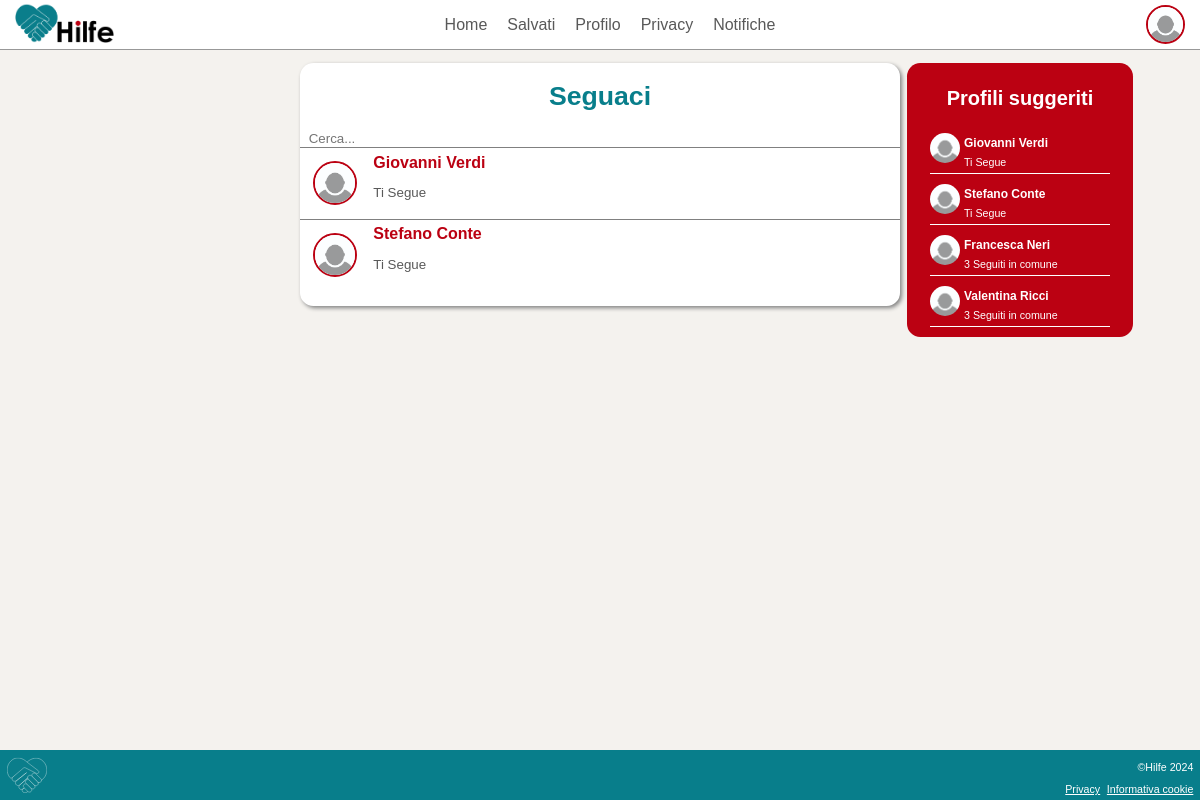
The app's page /website/follower.php?id=5 (signed in) with its own data.
### tables this page shows
CREATE TABLE IF NOT EXISTS `User` (
  `idUser` INT NOT NULL,
  `Name` VARCHAR(45) NULL,
  `Surname` VARCHAR(45) NULL,
  `PhoneNumber` VARCHAR(45) NULL,
  `Email` VARCHAR(45) NOT NULL,
  `Salt` VARCHAR(100) NULL,
  `Password` VARCHAR(500) NULL,
  `Bio` VARCHAR(45) NULL,
  `Birthday` DATE NULL,
  `PubKey` VARCHAR(45) NULL,
  `FotoProfilo` VARCHAR(100) NULL,
  `Username` VARCHAR(45) NOT NULL,
  `Address` VARCHAR(500) NULL,
  `AddressLat` DECIMAL(14,10) NULL,
  `AddressLong` DECIMAL(14,10) NULL,
  PRIMARY KEY (`idUser`),
  UNIQUE INDEX `Username_UNIQUE` (`Username` ASC) ,
  UNIQUE INDEX `Email_UNIQUE` (`Email` ASC) );

CREATE TABLE IF NOT EXISTS `Seguiti` (
  `idSeguace` INT NOT NULL,
  `idSeguito` INT NOT NULL,
  PRIMARY KEY (`idSeguace`, `idSeguito`),
  INDEX `fk_Seguiti_User2_idx` (`idSeguito` ASC) ,
  CONSTRAINT `fk_Seguiti_User1`
    FOREIGN KEY (`idSeguace`)
    REFERENCES `User` (`idUser`)
    ON DELETE NO ACTION
    ON UPDATE NO ACTION,
  CONSTRAINT `fk_Seguiti_User2`
    FOREIGN KEY (`idSeguito`)
    REFERENCES `User` (`idUser`)
    ON DELETE NO ACTION
    ON UPDATE NO ACTION);

### website/follower.php (called while the page is built, shortened)
<?php
require 'template/base.php';
?>

### website/db/databaseMySql.php (called while the page is built, shortened)
<?php
class DatabaseHelperMySql implements DatabaseHelper
{
    private $db;
    public function __construct($servername, $username, $password, $dbname)
    {
        $this->db = new mysqli($servername, $username, $password, $dbname);
    }
    public function getUserFromId($id)
    {
        $stmt = $this->db->prepare("SELECT * FROM User WHERE idUser = ?");
        $stmt->bind_param('i', $id);
        $stmt->execute();
        $result = $stmt->get_result();
        $result = $result->fetch_all(MYSQLI_ASSOC);
        if (count($result) > 0) {
            return $result[0];
        } else {
            return false;
        }
    }
    private function getPicFromId($id)
    {
        $stmt = $this->db->prepare("SELECT FotoProfilo FROM User WHERE idUser = ?");
        $stmt->bind_param('i', $id);
        $stmt->execute();
        $result = $stmt->get_result();
        $lines = $result->fetch_all(MYSQLI_ASSOC);
        if (count($lines) == 0 || $lines[0]["FotoProfilo"] == null) {
            return DEFAULT_PIC_PATH . DEFAULT_PIC;
        } else {
            return DEFAULT_PIC_PATH . $lines[0]["FotoProfilo"];
        }
    }
    public function getProfilePic($id)
    {
        return $this->getPicFromId($id);
    }
    public function getSuggestedUsers($n)
    {
        $suggestedUsers = [];
        if (isLogged()) {
            $stmt = $this->db->prepare("SELECT * FROM User, Seguiti WHERE idUser NOT IN (SELECT idSeguito FROM User, Seguiti WHERE idSeguace = ?) AND idSeguito = ? AND idSeguace=idUser LIMIT ?");
            $stmt->bind_param('iii', $_SESSION["idUser"], $_SESSION["idUser"], $n);
            $stmt->execute();
            $result = $stmt->get_result();
            $entries = $result->fetch_all(MYSQLI_ASSOC);
            foreach ($entries as $key => $entry) {
                $entries[$key]["seguace"] = 1;
            }
            $suggestedUsers = array_merge($suggestedUsers, $entries);
            if (count($suggestedUsers) < $n) {
                $selectedUserIdsString = implode(',', array_fill(0, count($suggestedUsers), '?'));
                $notInClause = empty($selectedUserIdsString) ? '' : "AND u.idUser NOT IN ($selectedUserIdsString)";
                $stmt = $this->db->prepare("
                    SELECT u.idUser, u.Name, u.Surname, COUNT(s1.idSeguito) AS NumSeguitiInComune
                    FROM User u
                    JOIN Seguiti s1 ON u.idUser = s1.idSeguito
                    JOIN Seguiti s2 ON s1.idSeguito = s2.idSeguace AND s2.idSeguito IN (SELECT idSeguito FROM Seguiti WHERE idSeguace = ?)
                    WHERE u.idUser <> ?
                    AND u.idUser NOT IN (SELECT idSeguito FROM Seguiti WHERE idSeguace = ?)
                    " . $notInClause . "
                    GROUP BY u.idUser, u.Name, u.Surname
                    ORDER BY NumSeguitiInComune DESC
                    LIMIT ?");
                $limitValue = $n - count($suggestedUsers);
                $params = array_merge([$_SESSION["idUser"], $_SESSION["idUser"], $_SESSION["idUser"]], array_column($suggestedUsers, 'idUser'));
                $params = array_merge($params, [$limitValue]);
                $types = 'iii' . str_repeat('s', count($suggestedUsers)) . 'i';
                $stmt->bind_param($types, ...$params);
                $stmt->execute();
                $result = $stmt->get_result();
                $suggestedUsers = array_merge($suggestedUsers, $result->fetch_all(MYSQLI_ASSOC));
            }
            return $suggestedUsers;
        }
    }
    public function addDescription($users)
    {
        $suggestedUsers = [];
        if (isLogged()) {
            foreach ($users as $user) {
                $userData = $this->getUserFromId($user);
                if ($user == $_SESSION["idUser"]) {
                    $userData["seiTu"] = 1;
                } else if ($this->followsMe($user)) {
                    $userData["seguace"] = 1;
                } else if ($this->followInCommon($user) > 0) {
                    $userData["NumSeguitiInComune"] = $this->followInCommon($user);
                } else {
                    $userData["Motivazione"] = CUTE_PHRASES[array_rand(CUTE_PHRASES)];
                }
                $suggestedUsers[] = $userData;
            }
            return $suggestedUsers;
        }
    }
    public function followsMe($otherUserId)
    {
        if (isLogged()) {
            $stmt = $this->db->prepare("SELECT COUNT(*) FROM Seguiti WHERE idSeguito = ? AND idSeguace = ?");
            $stmt->bind_param('ii', $_SESSION["idUser"], $otherUserId);
            $stmt->execute();
            $result = $stmt->get_result();
            $count = $result->fetch_row()[0];
            return $count > 0;
        } else {
            return false;
        }
    }
    public function getFollower($id)
    {
        $stmt = $this->db->prepare("SELECT * FROM Seguiti WHERE idSeguito = ?");
        $stmt->bind_param('i', $id);
        $stmt->execute();
        $result = $stmt->get_result();
        return $result->fetch_all(MYSQLI_ASSOC);
    }
}
$dbh = new DatabaseHelperMySql("localhost", "root", "", "HilfeDb", 3306);

### website/template/profilePreview.php (the view, shortened to what this page needs)
<a href="profiloUtente.php/<?php echo $user["idUser"] ?>" class="infoUser">
            <img src="../<?php echo $dbh->getProfilePic($user["idUser"]);?>" alt="immagine profilo di <?php echo $user["Name"] ?> <?php echo $user["Surname"] ?>">
            <div class="profile">
                <span><?php echo $user["Name"] ?> <?php echo $user["Surname"] ?></span>
                <p class="amici"><?php
                if(isset($user["seguace"])){ echo "Ti Segue";}
                if(isset($user["NumSeguitiInComune"])){ echo $user["NumSeguitiInComune"]." Seguiti in comune";}
                ?></p>
            </div>
        </a>

### website/template/follower-list.php (shortened to what this page needs)
<div class="centralContent">
    <main class="followers_seguiti">
        <h1>Seguaci</h1>
        <input id="search" class="search" type="search" placeholder="Cerca...">
        <ul id="elencoFollowers_seguiti" class="elencoFollowers_seguiti">
            <?php
            $followingIds = array_column($dbh->getFollower(isset($_GET["id"]) ? $_GET["id"] : 1), 'idSeguace');
            foreach ($dbh->addDescription($followingIds) as $user) : ?>
                <li class="follower"><a href="profiloUtente.php?id=<?php echo $user["idUser"] ?>"><img src="../<?php echo $dbh->getProfilePic($user["idUser"]); ?>" alt="Foto profilo">
                        <div class="infoUtente"><span><?php echo $user["Name"] . " " . $user["Surname"] ?></span>
                            <p class="testo">
                                <?php if (isset($user["seiTu"])) {
                                if (isset($user["seguace"])) {
                                    echo "Ti Segue";
                                }
                                } ?>
                            </p>
                        </div>
                    </a></li>
            <?php endforeach; ?>
        </ul>
    </main>
    <?php include 'suggestions.php'; ?>
</div>

### website/template/suggestions.php
<aside class="rightAside">
    <h2>Profili suggeriti</h2>
    <?php foreach ($dbh->getSuggestedUsers(START_SUGGESTED_USERS) as $user) : ?>
        <?php require 'profilePreview.php'; ?>
    <?php endforeach; ?>
</aside>

### css/style.css (style rules this page uses)
:root { --hilfeGrey: #595959; --hilfeRed: #bb0112; --hilfeBlue: #087e8b; }
body { font-family: "Helvetica"; margin: 1pt; display: flex; flex-direction: column; min-height: 100dvh; margin: 0; padding: 0; background-color: #f4f2ee; }
.centralContent { flex: 1; }

### css/styleLayoutDesktop.css (style rules this page uses)
.centralContent { display: flex; flex-direction: column; align-items: center; }
h2 { font-size: 15pt; font-weight: bold; color: white; padding: 5pt; }
.rightAside { display: none; }
@media screen and (min-width: 768px) { .centralContent { justify-content: center; flex-direction: row; align-items: flex-start; margin-top: 10pt; } }
@media screen and (min-width: 768px) { .rightAside, .leftAside { width: 20%; max-width: 200px; display: flex; flex-direction: column; justify-content: center; align-items: center; background-color: var(--hilfeRed); border-radius: 10pt; margin-left: 5pt; vertical-align: top; padding: 0 10pt; height: fit-content; } }
@media screen and (min-width: 768px) { .infoUser { width:90%; display: flex; margin-bottom: 10px; border-bottom: 1px solid white; text-decoration: none; color: white; } }
@media screen and (min-width: 768px) { .infoUser p { margin: 5px 0; } }
@media screen and (min-width: 768px) { .infoUser img { width: 30px; height:30px; border-radius: 50%; float:left; margin-right: 3pt; } }
@media screen and (min-width: 768px) { .profile { display:inline-block; } }
@media screen and (min-width: 768px) { .profile span { width:100%; text-decoration: none; color:white; font-size: 9pt; margin-top: 2pt; font-weight: bold; } }
@media screen and (min-width: 768px) { .profile p { color:white; width: 100%; } }
@media screen and (min-width: 768px) { .amici { font-size: 8pt; } }
@media screen and (min-width: 768px) { aside a { float: left; } }

### css/styleFollowersSeguiti.css (style rules this page uses)
.followers_seguiti { display: flex; flex-direction: column; width: 100%; background-color: white; max-width: 700px; }
.search { margin:0 5pt; text-align: left; border-radius: 15pt; border: 0px solid transparent; color: var(--hilfeGrey); }
h1 { font-size: 20pt; color:var(--hilfeBlue); text-align: center; }
.follower { border-top: 1px solid grey; }
.follower img { border: 2px solid var(--hilfeRed); border-radius: 50%; width: 40px; height: 40px; background-repeat: no-repeat; background-position: center center; margin:10pt; }
.follower>a { display: flex; flex-direction: row; text-decoration: none; align-items: center; }
.infoUtente { display: flex; flex-direction: column; color:var(--hilfeGrey); padding:2pt; }
.infoUtente span { font-size: 12pt; color:var(--hilfeRed); font-weight: bold; }
.infoUtente p { font-size: 10pt; }
.elencoFollowers_seguiti { padding:0pt; margin-top: 0; list-style: none; }
@media screen and (min-width: 768px) { .followers_seguiti { max-width: 700px; width:50%; box-shadow: 2px 2px 4px grey; border-radius: 10pt; background-color: white; } }
@media screen and (min-width: 768px) { .centralContent { align-items: flex-start; margin-top: 10pt; } }

### records on screen
user: Name "Giovanni", Surname "Verdi"
user: Name "Stefano", Surname "Conte"
seguiti: idSeguace.Name "Giovanni", idSeguace.Surname "Verdi", shows "Ti Segue"
seguiti: idSeguace.Name "Stefano", idSeguace.Surname "Conte", shows "Ti Segue"
user: Name "Francesca", Surname "Neri", NumSeguitiInComune "3"
user: Name "Valentina", Surname "Ricci", NumSeguitiInComune "3"
